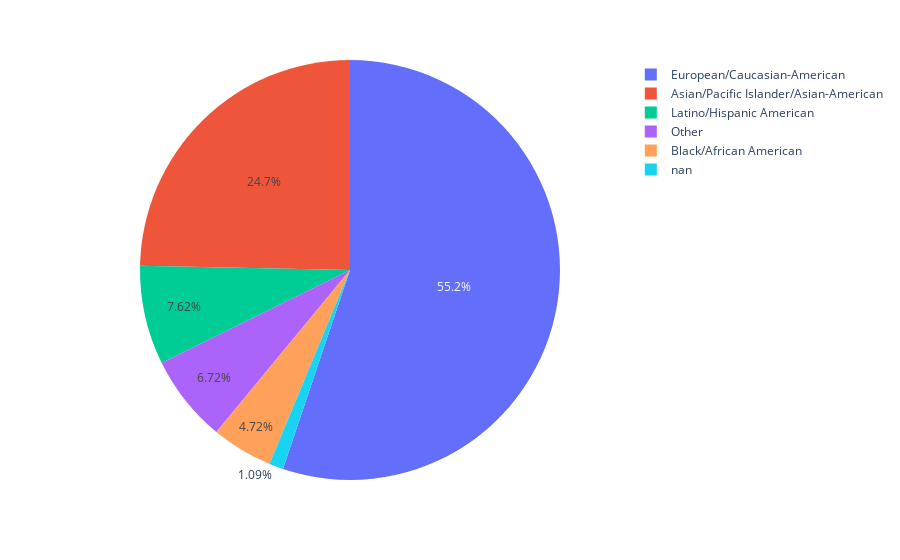

Source (notebook cell):
### Markdown cell above
Gender distribution is quite balanced : almost 50% of each gender.

### Code cell
# Race
fig = px.pie(speed_dating_per_person, names="race")
fig.show()
# More than half people are European/Caucasian-American and 24.7% are Asian.

### Figure 1 — Plotly figure (JSON) as saved in the notebook; plotly's stock layout.template omitted (floating-point values rounded to 4 significant figures; data arrays with more than 128 entries replaced by an {"elided": "..."} marker saying what was removed)
{"data": [{"domain": {"x": [0, 1], "y": [0, 1]}, "hovertemplate": "race=%{label}<extra></extra>", "labels": {"elided": "551 str values"}, "legendgroup": "", "name": "", "showlegend": true, "type": "pie"}], "layout": {"legend": {"tracegroupgap": 0}, "margin": {"t": 60}}}
